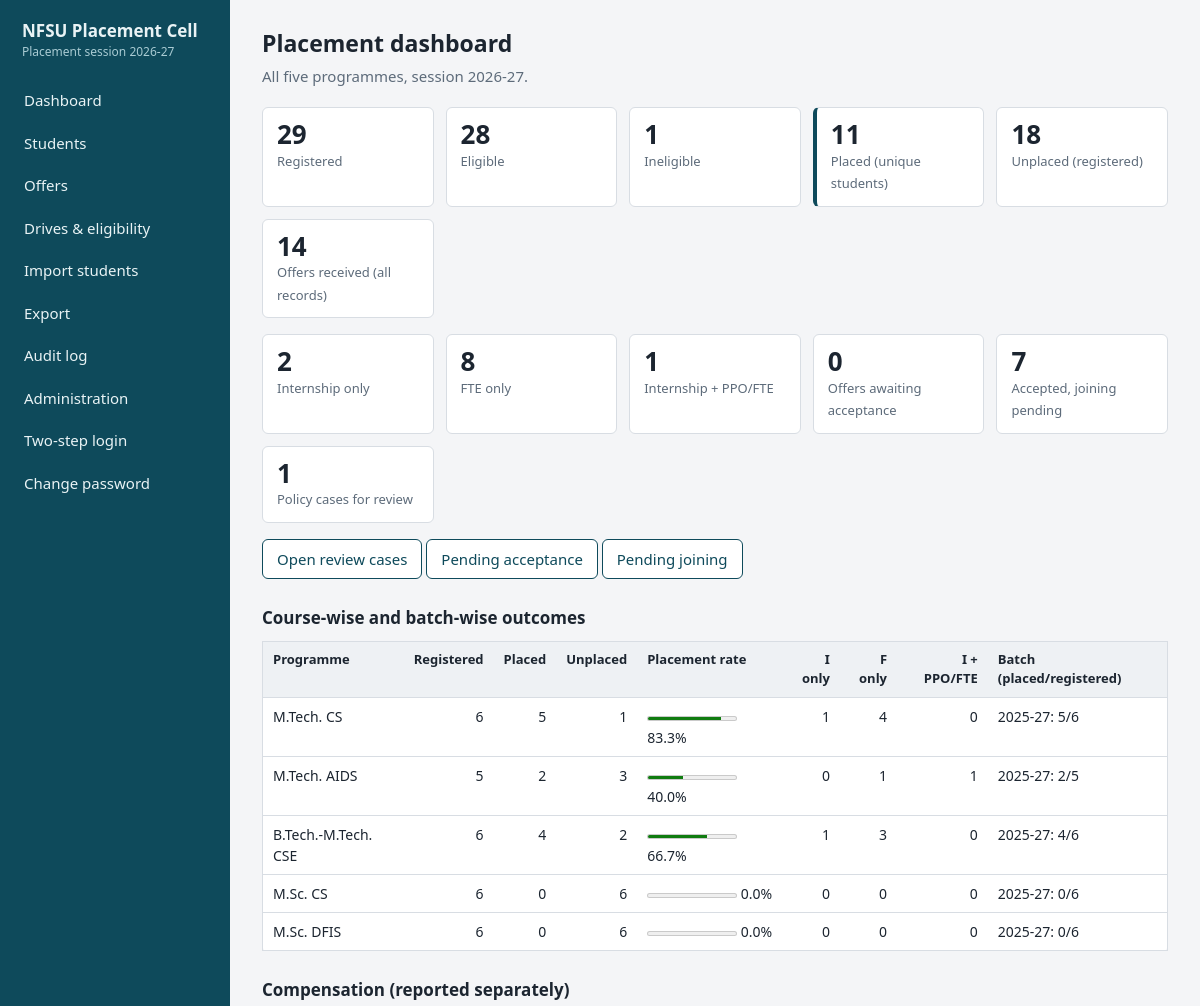
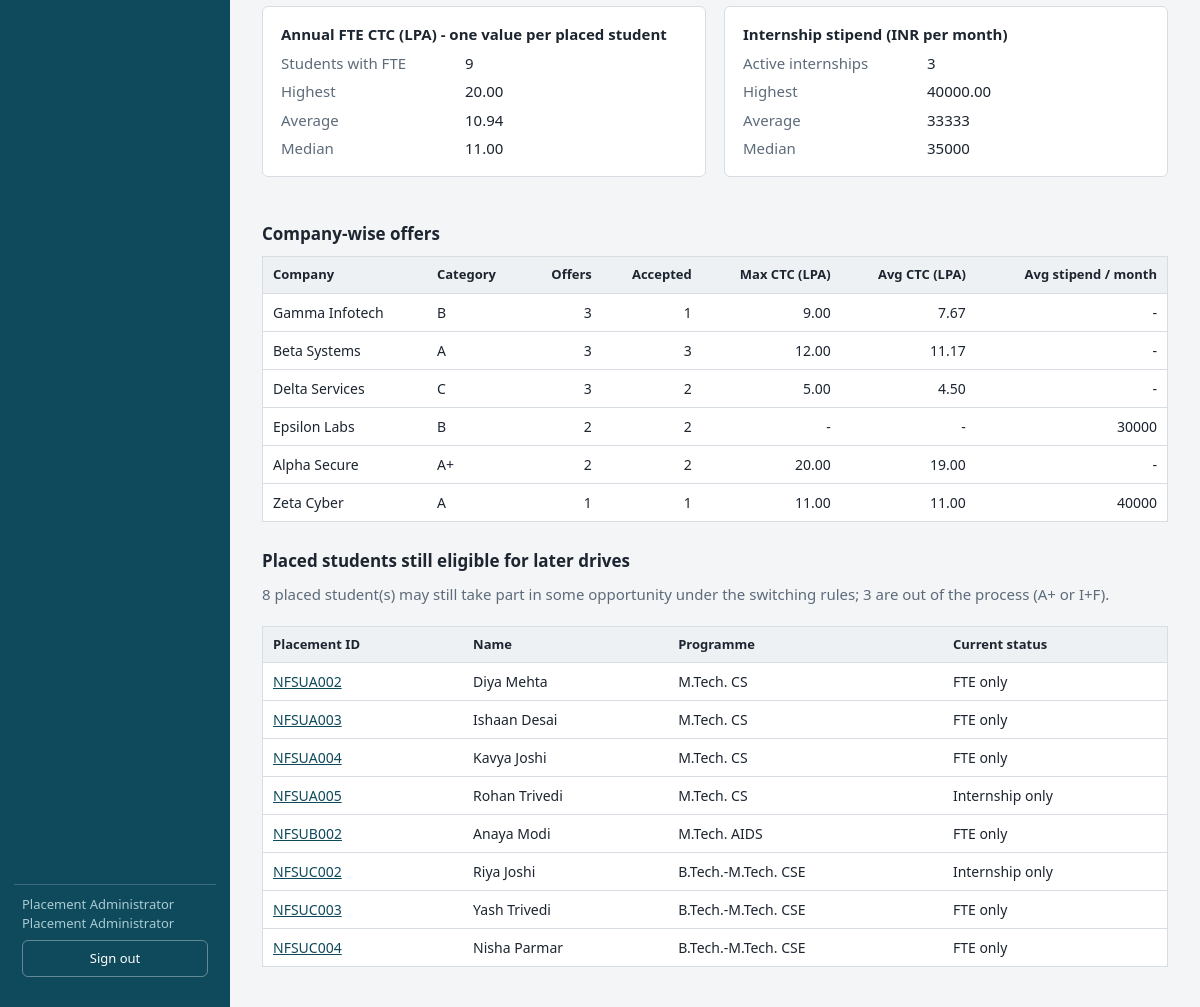
The page /dashboard/ (signed in) on the database its author committed (2 pictures, top to bottom).
### core/models.py (models this page shows, shortened)
class User(AbstractUser):
    class Role(models.TextChoices):
        ADMIN = "ADMIN", "Placement Administrator"
        OFFICER = "OFFICER", "Placement Officer"
        COORDINATOR = "COORDINATOR", "Course Coordinator"
        RECRUITER = "RECRUITER", "Company / Recruiter"
        STUDENT = "STUDENT", "Student (read-only)"
    role = models.CharField(max_length=20, choices=Role.choices, default=Role.STUDENT)
    course = models.CharField(max_length=20, choices=COURSES, blank=True,
                              help_text="Coordinators: the one course they may see.")
    company = models.ForeignKey(Company, null=True, blank=True, on_delete=models.SET_NULL,
                                help_text="Recruiters: the one company they may see.")
    student = models.OneToOneField(Student, null=True, blank=True, on_delete=models.SET_NULL,
                                   related_name="login", help_text="Students: their own record.")
    totp_secret = models.CharField(max_length=64, blank=True)
    mfa_enabled = models.BooleanField(default=False)

class Offer(models.Model):
    class Type(models.TextChoices):
        I = "I", "Internship only (I)"
        F = "F", "FTE only (F)"
        IF = "IF", "Internship + PPO/FTE (I+F)"
    class Acceptance(models.TextChoices):
        PENDING = "PENDING", "Pending"
        ACCEPTED = "ACCEPTED", "Accepted"
        DECLINED = "DECLINED", "Declined"
        EXPIRED = "EXPIRED", "Expired"
    class Joining(models.TextChoices):
        PENDING = "PENDING", "Pending"
        JOINED = "JOINED", "Joined"
        NOT_JOINED = "NOT_JOINED", "Not joined"
    class PPO(models.TextChoices):
        NA = "NA", "Not applicable"
        PENDING = "PENDING", "Pending"
        OFFERED = "OFFERED", "Offered"
        ACCEPTED = "ACCEPTED", "Accepted"
        DECLINED = "DECLINED", "Declined"
    class NOC(models.TextChoices):
        NA = "NA", "Not applicable"
        PENDING = "PENDING", "Pending"
        ISSUED = "ISSUED", "Issued"
        DENIED = "DENIED", "Denied"
    student = models.ForeignKey(Student, on_delete=models.PROTECT, related_name="offers")
    company = models.ForeignKey(Company, on_delete=models.PROTECT, related_name="offers")
    drive = models.ForeignKey(Drive, null=True, blank=True, on_delete=models.SET_NULL, related_name="offers")
    offer_type = models.CharField(max_length=2, choices=Type.choices)
    category = models.CharField(max_length=2, choices=CATEGORIES)
    ctc_lpa = models.DecimalField("FTE CTC (LPA)", max_digits=6, decimal_places=2, null=True, blank=True,
                                  validators=[MinValueValidator(Decimal("0.1")), MaxValueValidator(Decimal("500"))])
    stipend_amount = models.DecimalField("Internship stipend (INR)", max_digits=9, decimal_places=2,
                                         null=True, blank=True, validators=[MinValueValidator(Decimal("0"))])
    stipend_period = models.CharField(max_length=10, blank=True,
                                      choices=[("MONTHLY", "Per month"), ("TOTAL", "Total / one-time")])
    offered_at = models.DateTimeField(default=timezone.now)
    acceptance_deadline = models.DateTimeField(null=True, blank=True)
    acceptance_status = models.CharField(max_length=10, choices=Acceptance.choices, default=Acceptance.PENDING)
    joining_status = models.CharField(max_length=12, choices=Joining.choices, default=Joining.PENDING)
    ppo_status = models.CharField(max_length=10, choices=PPO.choices, default=PPO.NA)
    off_campus = models.BooleanField(default=False)
    noc_status = models.CharField(max_length=10, choices=NOC.choices, default=NOC.NA)
    needs_review = models.BooleanField(default=False)
    policy_outcome = models.CharField(max_length=10, blank=True)
    policy_reasons = models.TextField(blank=True)
    override_reason = models.CharField(max_length=300, blank=True)
    remarks = models.CharField(max_length=500, blank=True)
    created_by = models.ForeignKey(User, null=True, on_delete=models.SET_NULL, related_name="+")
    created_at = models.DateTimeField(auto_now_add=True)
    updated_at = models.DateTimeField(auto_now=True)
    AUDIT_FIELDS = ["student", "company", "offer_type", "category", "ctc_lpa", "stipend_amount",
                    "stipend_period", "acceptance_status", "joining_status", "ppo_status", "off_campus",
                    "noc_status", "needs_review", "policy_outcome", "override_reason", "remarks"]
    class Meta:
        ordering = ["-offered_at", "-id"]
    @property
    def is_active(self):
        return self.acceptance_status in (self.Acceptance.PENDING, self.Acceptance.ACCEPTED)
    @property
    def has_fte(self):
        return self.offer_type in ("F", "IF")

class Company(models.Model):
    name = models.CharField(max_length=120, unique=True)
    category = models.CharField(max_length=2, choices=CATEGORIES, default="C",
                                help_text="Default category (used for internship-only offers).")
    response_hours = models.PositiveIntegerField(
        default=24, validators=[MinValueValidator(1), MaxValueValidator(24)],
        help_text="Company's stated acceptance timeline in hours (policy cap: 24).")
    class Meta:
        ordering = ["name"]
        verbose_name_plural = "companies"
    def __str__(self):
        return self.name

class Student(models.Model):
    class Registration(models.TextChoices):
        REGISTERED = "REGISTERED", "Registered"
        DEREGISTERED = "DEREGISTERED", "Deregistered"
        NOT_REGISTERED = "NOT_REGISTERED", "Not registered"
    class Eligibility(models.TextChoices):
        ELIGIBLE = "ELIGIBLE", "Eligible"
        INELIGIBLE = "INELIGIBLE", "Ineligible"
        PENDING = "PENDING", "Pending verification"
    placement_id = models.CharField(
        max_length=20, unique=True,
        validators=[RegexValidator(r"^[A-Z0-9\-]{4,20}$", "4-20 chars: capital letters, digits, hyphen.")])
    name = models.CharField(
        max_length=100,
        validators=[RegexValidator(r"^[A-Za-z][A-Za-z .'\-]{1,99}$", "Letters, spaces, . ' - only.")])
    mobile = EncryptedTextField(
        validators=[RegexValidator(r"^[6-9]\d{9}$", "Enter a valid 10-digit Indian mobile number.")])
    email = models.EmailField()
    course = models.CharField(max_length=20, choices=COURSES)
    batch = models.CharField(max_length=9, validators=[RegexValidator(r"^\d{4}-\d{2}$", "Format: 2025-27")])
    registration_status = models.CharField(max_length=20, choices=Registration.choices,
                                           default=Registration.NOT_REGISTERED)
    eligibility_status = models.CharField(max_length=20, choices=Eligibility.choices,
                                          default=Eligibility.PENDING)
    remarks = models.CharField(max_length=500, blank=True)
    is_archived = models.BooleanField(default=False)
    created_at = models.DateTimeField(auto_now_add=True)
    updated_at = models.DateTimeField(auto_now=True)
    AUDIT_FIELDS = ["placement_id", "name", "mobile", "email", "course", "batch",
                    "registration_status", "eligibility_status", "remarks", "is_archived"]
    class Meta:
        ordering = ["placement_id"]
    def __str__(self):
        return "%s - %s" % (self.placement_id, self.name)
    def active_offers(self):
        return [o for o in self.offers.all() if o.is_active]
    @property
    def placement_status(self):
        types = {o.offer_type for o in self.active_offers()}
        if not types:
            return "Unplaced"
        if "IF" in types or {"I", "F"} <= types:
            return "Internship + PPO/FTE"
        return "Internship only" if types == {"I"} else "FTE only"
    @property
    def course_label(self):
        return COURSE_LABEL.get(self.course, self.course)

### core/views.py (the view)
# urls.py: path("dashboard/", views.dashboard, name="dashboard"),
@role_required(R.ADMIN, R.OFFICER, R.COORDINATOR)
def dashboard(request):
    expire_overdue_offers()
    u = request.user
    stats = reports.compute(students_for(u), offers_for(u), with_comp=can_see_compensation(u))
    return render(request, "dashboard.html", {"s": stats, "show_comp": can_see_compensation(u)})

### templates/dashboard.html
{% extends "base.html" %}{% block title %}Dashboard{% endblock %}
{% block content %}
<h1>Placement dashboard</h1>
<p class="sub">{% if user.role == "COORDINATOR" %}Your programme only. Compensation figures are hidden for your role.{% else %}All five programmes, session 2026-27.{% endif %}</p>
<div class="kpis">
 <div class="kpi"><b>{{ s.registered }}</b><span>Registered</span></div>
 <div class="kpi"><b>{{ s.eligible }}</b><span>Eligible</span></div>
 <div class="kpi"><b>{{ s.ineligible }}</b><span>Ineligible</span></div>
 <div class="kpi key"><b>{{ s.placed }}</b><span>Placed (unique students)</span></div>
 <div class="kpi"><b>{{ s.unplaced }}</b><span>Unplaced (registered)</span></div>
 <div class="kpi"><b>{{ s.total_offers }}</b><span>Offers received (all records)</span></div>
</div>
<div class="kpis">
 {% for k, v in s.kinds.items %}<div class="kpi"><b>{{ v }}</b><span>{{ k }}</span></div>{% endfor %}
 <div class="kpi"><b>{{ s.pending_acceptance }}</b><span>Offers awaiting acceptance</span></div>
 <div class="kpi"><b>{{ s.pending_joining }}</b><span>Accepted, joining pending</span></div>
 <div class="kpi"><b>{{ s.needs_review }}</b><span>Policy cases for review</span></div>
</div>
{% if s.needs_review %}<p><a class="btn alt" href="{% url 'offer_list' %}?f=review">Open review cases</a>
<a class="btn alt" href="{% url 'offer_list' %}?f=pending">Pending acceptance</a>
<a class="btn alt" href="{% url 'offer_list' %}?f=joining">Pending joining</a></p>{% endif %}
<h2>Course-wise and batch-wise outcomes</h2>
<div class="wrap"><table><thead><tr><th>Programme</th><th class="n">Registered</th><th class="n">Placed</th><th class="n">Unplaced</th><th>Placement rate</th><th class="n">I only</th><th class="n">F only</th><th class="n">I + PPO/FTE</th><th>Batch (placed/registered)</th></tr></thead><tbody>
{% for c in s.courses %}<tr><td>{{ c.label }}</td><td class="n">{{ c.registered }}</td><td class="n">{{ c.placed }}</td><td class="n">{{ c.unplaced }}</td>
<td><meter min="0" max="100" value="{{ c.rate }}"></meter> {{ c.rate }}%</td><td class="n">{{ c.i }}</td><td class="n">{{ c.f }}</td><td class="n">{{ c.if_ }}</td><td>{{ c.batches|default:"-" }}</td></tr>{% endfor %}
</tbody></table></div>
{% if show_comp %}
<h2>Compensation (reported separately)</h2>
<div class="grid2">
<div class="panel"><h3>Annual FTE CTC (LPA) - one value per placed student</h3>
<dl class="facts"><dt>Students with FTE</dt><dd>{{ s.fte.count }}</dd><dt>Highest</dt><dd>{{ s.fte.highest|default:"-" }}</dd><dt>Average</dt><dd>{{ s.fte.average|default:"-" }}</dd><dt>Median</dt><dd>{{ s.fte.median|default:"-" }}</dd></dl></div>
<div class="panel"><h3>Internship stipend (INR per month)</h3>
<dl class="facts"><dt>Active internships</dt><dd>{{ s.stipend.count }}</dd><dt>Highest</dt><dd>{{ s.stipend.highest|default:"-" }}</dd><dt>Average</dt><dd>{{ s.stipend.average|default:"-" }}</dd><dt>Median</dt><dd>{{ s.stipend.median|default:"-" }}</dd></dl></div>
</div>{% endif %}
<h2>Company-wise offers</h2>
<div class="wrap"><table><thead><tr><th>Company</th><th>Category</th><th class="n">Offers</th><th class="n">Accepted</th>{% if show_comp %}<th class="n">Max CTC (LPA)</th><th class="n">Avg CTC (LPA)</th><th class="n">Avg stipend / month</th>{% endif %}</tr></thead><tbody>
{% for c in s.companies %}<tr><td>{{ c.name }}</td><td>{{ c.category }}</td><td class="n">{{ c.offers }}</td><td class="n">{{ c.accepted }}</td>
{% if show_comp %}<td class="n">{{ c.max_ctc|default:"-" }}</td><td class="n">{{ c.avg_ctc|default:"-" }}</td><td class="n">{{ c.avg_stipend|default:"-" }}</td>{% endif %}</tr>
{% empty %}<tr><td colspan="7">No offers recorded yet.</td></tr>{% endfor %}</tbody></table></div>
<h2>Placed students still eligible for later drives</h2>
<p class="sub">{{ s.still_eligible|length }} placed student(s) may still take part in some opportunity under the switching rules; {{ s.out_of_process }} are out of the process (A+ or I+F).</p>
<div class="wrap"><table><thead><tr><th>Placement ID</th><th>Name</th><th>Programme</th><th>Current status</th></tr></thead><tbody>
{% for st in s.still_eligible %}<tr><td><a href="{% url 'student_detail' st.pk %}">{{ st.placement_id }}</a></td><td>{{ st.name }}</td><td>{{ st.course_label }}</td><td>{{ st.placement_status }}</td></tr>
{% empty %}<tr><td colspan="4">None.</td></tr>{% endfor %}</tbody></table></div>
{% endblock %}

### templates/base.html (shortened to what this page needs)
{% load static %}<!doctype html>
<html lang="en"><head><meta charset="utf-8"><meta name="viewport" content="width=device-width,initial-scale=1">
<link rel="stylesheet" href="{% static 'style.css' %}"></head>
<body>
{% if user.is_authenticated %}
<div class="shell">
<nav class="side" aria-label="Main">
  <div class="brand">NFSU Placement Cell<small>Placement session 2026-27</small></div>
  {% if user.role == "ADMIN" or user.role == "OFFICER" or user.role == "COORDINATOR" %}
    <a href="{% url 'dashboard' %}">Dashboard</a>
    <a href="{% url 'student_list' %}">Students</a>
    <a href="{% url 'offer_list' %}">Offers</a>
    <a href="{% url 'drive_list' %}">Drives &amp; eligibility</a>
  {% endif %}
  {% if user.role == "ADMIN" or user.role == "OFFICER" %}
    <a href="{% url 'student_import' %}">Import students</a>
    <a href="{% url 'export' %}">Export</a>
  {% endif %}
  {% if user.role == "ADMIN" %}
    <a href="{% url 'audit_list' %}">Audit log</a>
    <a href="/admin-console/">Administration</a>
  {% endif %}
  <a href="{% url 'security_settings' %}">Two-step login</a>
  <a href="{% url 'password_change' %}">Change password</a>
  <div class="who">{{ user.get_full_name|default:user.username }}<br>{{ user.get_role_display }}
    <form method="post" action="{% url 'logout' %}">{% csrf_token %}<button type="submit">Sign out</button></form></div>
</nav>
<main class="main">
{% else %}<main class="login">{% endif %}
{% block content %}{% endblock %}
</main>
{% if user.is_authenticated %}</div>{% endif %}
</body></html>

### rows shown on the page
User: get_full_name "Placement Administrator", role "Placement Administrator"
Offer: fte.highest "20.00", category "A+", max_ctc "20.00"
Offer: stipend.highest "40000.00", max_ctc "11.00"
Company: name "Gamma Infotech"
Offer: max_ctc "9.00"
Company: name "Beta Systems"
Offer: max_ctc "12.00"
Company: name "Delta Services"
Offer: max_ctc "5.00"
Company: name "Epsilon Labs"
Company: name "Alpha Secure"
Company: name "Zeta Cyber"
Student: placement_id "NFSUA002", name "Diya Mehta", course_label "M.Tech. CS", placement_status "FTE only"
Student: placement_id "NFSUA003", name "Ishaan Desai", course_label "M.Tech. CS", placement_status "FTE only"
Student: placement_id "NFSUA004", name "Kavya Joshi", course_label "M.Tech. CS", placement_status "FTE only"
Student: placement_id "NFSUA005", name "Rohan Trivedi", course_label "M.Tech. CS", placement_status "Internship only"
Student: placement_id "NFSUB002", name "Anaya Modi", course_label "M.Tech. AIDS", placement_status "FTE only"
Student: placement_id "NFSUC002", name "Riya Joshi", course_label "B.Tech.-M.Tech. CSE", placement_status "Internship only"
Student: placement_id "NFSUC003", name "Yash Trivedi", course_label "B.Tech.-M.Tech. CSE", placement_status "FTE only"
Student: placement_id "NFSUC004", name "Nisha Parmar", course_label "B.Tech.-M.Tech. CSE", placement_status "FTE only"

### other values the page prints
{{ s.registered }} "29"
{{ s.eligible }} "28"
{{ s.ineligible }} "1"
{{ s.placed }} "11"
{{ s.unplaced }} "18"
{{ s.total_offers }} "14"
{{ v }} "2" "8" "1"
{{ k }} "Internship only" "FTE only" "Internship + PPO/FTE"
{{ s.pending_acceptance }} "0"
{{ s.pending_joining }} "7"
{{ s.needs_review }} "1"
{{ c.label }} "M.Tech. CS" "M.Tech. AIDS" "B.Tech.-M.Tech. CSE" "M.Sc. CS" "M.Sc. DFIS"
{{ c.registered }} "6" "5" "6" "6" "6"
{{ c.placed }} "5" "2" "4" "0" "0"
{{ c.unplaced }} "1" "3" "2" "6" "6"
